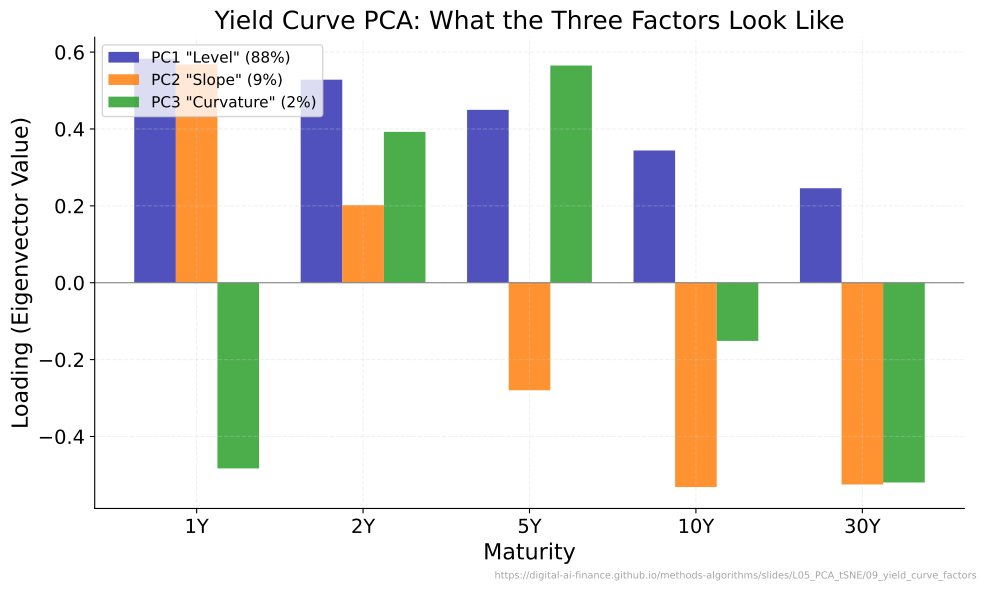

Reproduce this figure in Python.
"""Yield Curve PCA Factor Loadings - Level, Slope, Curvature"""
import matplotlib.pyplot as plt
import numpy as np
from sklearn.decomposition import PCA
from pathlib import Path
import sys
sys.path.insert(0, str(Path(__file__).resolve().parents[3] / 'templates'))
from chart_style import apply_style, COLORS, MLPURPLE, MLBLUE, MLORANGE, MLGREEN, MLRED, MLLAVENDER
apply_style()

CHART_METADATA = {
    "title": "Yield Curve PCA: What the Three Factors Look Like",
    "description": "Factor loadings of first 3 PCA components across 5 maturities",
    "url": "https://digital-ai-finance.github.io/methods-algorithms/slides/L05_PCA_tSNE/09_yield_curve_factors"
}


np.random.seed(42)

maturities = ['1Y', '2Y', '5Y', '10Y', '30Y']
# Correlation matrix mimicking yield curve behavior
corr = np.array([
    [1.0, 0.95, 0.85, 0.75, 0.65],
    [0.95, 1.0, 0.92, 0.82, 0.72],
    [0.85, 0.92, 1.0, 0.93, 0.83],
    [0.75, 0.82, 0.93, 1.0, 0.94],
    [0.65, 0.72, 0.83, 0.94, 1.0],
])
vols = np.array([0.08, 0.07, 0.06, 0.05, 0.04])
cov = np.outer(vols, vols) * corr
X = np.random.multivariate_normal(np.zeros(5), cov, 500)

pca = PCA(n_components=3)
pca.fit(X)

fig, ax = plt.subplots(figsize=(10, 6))
x_pos = np.arange(len(maturities))
width = 0.25

bars1 = ax.bar(x_pos - width, pca.components_[0], width, color=MLPURPLE, label=f'PC1 "Level" ({pca.explained_variance_ratio_[0]*100:.0f}%)', alpha=0.85)
bars2 = ax.bar(x_pos, pca.components_[1], width, color=MLORANGE, label=f'PC2 "Slope" ({pca.explained_variance_ratio_[1]*100:.0f}%)', alpha=0.85)
bars3 = ax.bar(x_pos + width, pca.components_[2], width, color=MLGREEN, label=f'PC3 "Curvature" ({pca.explained_variance_ratio_[2]*100:.0f}%)', alpha=0.85)

ax.set_xlabel('Maturity')
ax.set_ylabel('Loading (Eigenvector Value)')
ax.set_title('Yield Curve PCA: What the Three Factors Look Like')
ax.set_xticks(x_pos)
ax.set_xticklabels(maturities)
ax.legend(loc='upper left', fontsize=11)
ax.axhline(y=0, color='gray', linewidth=0.8, linestyle='-')
ax.grid(True, alpha=0.3, axis='y')

plt.figtext(0.99, 0.01, CHART_METADATA['url'],
            fontsize=7, color='gray', ha='right', va='bottom', alpha=0.7)

plt.tight_layout()
plt.savefig(Path(__file__).parent / 'chart.pdf', dpi=300, bbox_inches='tight', facecolor='white')
plt.close()
